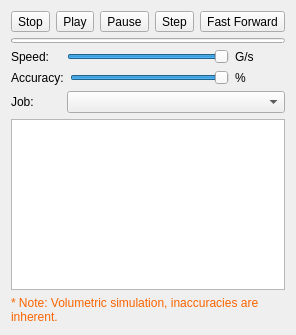
<?xml version="1.0" encoding="UTF-8"?>
<ui version="4.0">
 <class>TaskPathSimulator</class>
 <widget class="QDialog" name="TaskPathSimulator">
  <property name="geometry">
   <rect>
    <x>0</x>
    <y>0</y>
    <width>266</width>
    <height>335</height>
   </rect>
  </property>
  <property name="windowTitle">
   <string>Path Simulator</string>
  </property>
  <layout class="QVBoxLayout" name="verticalLayout">
   <item>
    <layout class="QHBoxLayout" name="horizontalLayout_2">
     <item>
      <spacer name="horizontalSpacer_2">
       <property name="orientation">
        <enum>Qt::Horizontal</enum>
       </property>
       <property name="sizeHint" stdset="0">
        <size>
         <width>40</width>
         <height>20</height>
        </size>
       </property>
      </spacer>
     </item>
     <item>
      <widget class="QToolButton" name="toolButtonStop">
       <property name="toolTip">
        <string>Stop running simulation</string>
       </property>
       <property name="text">
        <string>Stop</string>
       </property>
       <property name="icon">
        <iconset resource="../Path.qrc">
         <normaloff>:/icons/Path-BStop.svg</normaloff>:/icons/Path-BStop.svg</iconset>
       </property>
       <property name="iconSize">
        <size>
         <width>32</width>
         <height>32</height>
        </size>
       </property>
      </widget>
     </item>
     <item>
      <widget class="QToolButton" name="toolButtonPlay">
       <property name="toolTip">
        <string>Activate / resume simulation</string>
       </property>
       <property name="text">
        <string>Play</string>
       </property>
       <property name="icon">
        <iconset resource="../Path.qrc">
         <normaloff>:/icons/Path-BPlay.svg</normaloff>:/icons/Path-BPlay.svg</iconset>
       </property>
       <property name="iconSize">
        <size>
         <width>32</width>
         <height>32</height>
        </size>
       </property>
      </widget>
     </item>
     <item>
      <widget class="QToolButton" name="toolButtonPause">
       <property name="toolTip">
        <string>Pause simulation</string>
       </property>
       <property name="text">
        <string>Pause</string>
       </property>
       <property name="icon">
        <iconset resource="../Path.qrc">
         <normaloff>:/icons/Path-BPause.svg</normaloff>:/icons/Path-BPause.svg</iconset>
       </property>
       <property name="iconSize">
        <size>
         <width>32</width>
         <height>32</height>
        </size>
       </property>
      </widget>
     </item>
     <item>
      <widget class="QToolButton" name="toolButtonStep">
       <property name="toolTip">
        <string>Single step simulation</string>
       </property>
       <property name="text">
        <string>Step</string>
       </property>
       <property name="icon">
        <iconset resource="../Path.qrc">
         <normaloff>:/icons/Path-BStep.svg</normaloff>:/icons/Path-BStep.svg</iconset>
       </property>
       <property name="iconSize">
        <size>
         <width>32</width>
         <height>32</height>
        </size>
       </property>
      </widget>
     </item>
     <item>
      <widget class="QToolButton" name="toolButtonFF">
       <property name="toolTip">
        <string>Run simulation till end without animation</string>
       </property>
       <property name="text">
        <string>Fast Forward</string>
       </property>
       <property name="icon">
        <iconset resource="../Path.qrc">
         <normaloff>:/icons/Path-BFastForward.svg</normaloff>:/icons/Path-BFastForward.svg</iconset>
       </property>
       <property name="iconSize">
        <size>
         <width>32</width>
         <height>32</height>
        </size>
       </property>
      </widget>
     </item>
     <item>
      <spacer name="horizontalSpacer">
       <property name="orientation">
        <enum>Qt::Horizontal</enum>
       </property>
       <property name="sizeHint" stdset="0">
        <size>
         <width>40</width>
         <height>20</height>
        </size>
       </property>
      </spacer>
     </item>
    </layout>
   </item>
   <item>
    <widget class="QProgressBar" name="progressBar">
     <property name="sizePolicy">
      <sizepolicy hsizetype="Expanding" vsizetype="Maximum">
       <horstretch>0</horstretch>
       <verstretch>0</verstretch>
      </sizepolicy>
     </property>
     <property name="maximumSize">
      <size>
       <width>16777215</width>
       <height>5</height>
      </size>
     </property>
     <property name="textVisible">
      <bool>false</bool>
     </property>
    </widget>
   </item>
   <item>
    <layout class="QHBoxLayout" name="horizontalLayout_3">
     <property name="topMargin">
      <number>0</number>
     </property>
     <item>
      <widget class="QLabel" name="label_3">
       <property name="minimumSize">
        <size>
         <width>50</width>
         <height>0</height>
        </size>
       </property>
       <property name="text">
        <string>Speed:</string>
       </property>
      </widget>
     </item>
     <item>
      <widget class="QSlider" name="sliderSpeed">
       <property name="minimum">
        <number>1</number>
       </property>
       <property name="maximum">
        <number>50</number>
       </property>
       <property name="value">
        <number>50</number>
       </property>
       <property name="orientation">
        <enum>Qt::Horizontal</enum>
       </property>
      </widget>
     </item>
     <item>
      <widget class="QLabel" name="labelGPerSec">
       <property name="minimumSize">
        <size>
         <width>50</width>
         <height>0</height>
        </size>
       </property>
       <property name="text">
        <string>G/s</string>
       </property>
      </widget>
     </item>
    </layout>
   </item>
   <item>
    <layout class="QHBoxLayout" name="horizontalLayout_4">
     <property name="topMargin">
      <number>0</number>
     </property>
     <item>
      <widget class="QLabel" name="label_4">
       <property name="minimumSize">
        <size>
         <width>50</width>
         <height>0</height>
        </size>
       </property>
       <property name="text">
        <string>Accuracy:</string>
       </property>
      </widget>
     </item>
     <item>
      <widget class="QSlider" name="sliderAccuracy">
       <property name="minimum">
        <number>1</number>
       </property>
       <property name="maximum">
        <number>10</number>
       </property>
       <property name="pageStep">
        <number>2</number>
       </property>
       <property name="value">
        <number>10</number>
       </property>
       <property name="orientation">
        <enum>Qt::Horizontal</enum>
       </property>
      </widget>
     </item>
     <item>
      <widget class="QLabel" name="labelAccuracy">
       <property name="minimumSize">
        <size>
         <width>50</width>
         <height>0</height>
        </size>
       </property>
       <property name="text">
        <string>%</string>
       </property>
      </widget>
     </item>
    </layout>
   </item>
   <item>
    <layout class="QHBoxLayout" name="horizontalLayout">
     <item>
      <widget class="QLabel" name="label">
       <property name="maximumSize">
        <size>
         <width>50</width>
         <height>16777215</height>
        </size>
       </property>
       <property name="text">
        <string>Job:</string>
       </property>
      </widget>
     </item>
     <item>
      <widget class="QComboBox" name="comboJobs"/>
     </item>
    </layout>
   </item>
   <item>
    <widget class="QListWidget" name="listOperations">
     <property name="selectionMode">
      <enum>QAbstractItemView::NoSelection</enum>
     </property>
    </widget>
   </item>
   <item>
    <widget class="QLabel" name="labelNote">
     <property name="styleSheet">
      <string notr="true">QLabel { color: rgb(250, 100, 0) }</string>
     </property>
     <property name="text">
      <string>* Note: Volumetric simulation, inaccuracies are inherent.</string>
     </property>
     <property name="wordWrap">
      <bool>true</bool>
     </property>
    </widget>
   </item>
  </layout>
 </widget>
 <resources>
  <include location="../Path.qrc"/>
 </resources>
 <connections/>
 <slots>
  <slot>SimStop()</slot>
  <slot>SimPlay()</slot>
  <slot>SimPause()</slot>
  <slot>SimStep()</slot>
  <slot>SimFF()</slot>
 </slots>
</ui>
